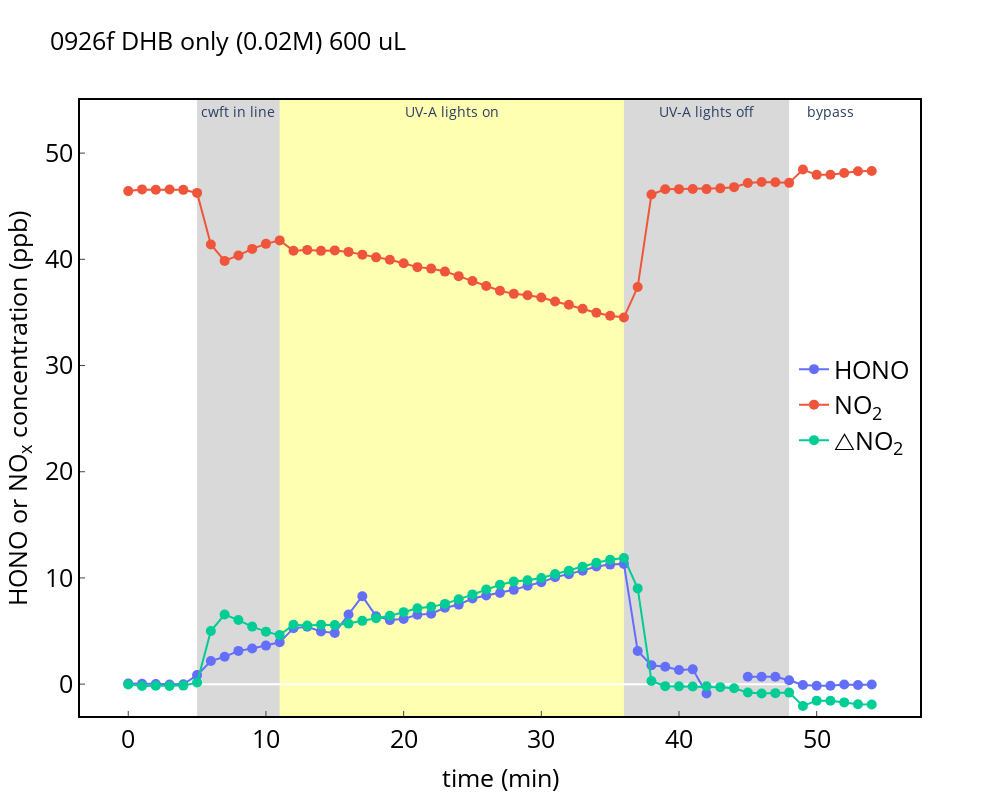

Notebook code for this chart:
### Code cell
# df=pd.merge(pd.merge(pd.merge(df_hono_icad,df_no2_icad,on='date_time'),df_nox_t200,on='date_time'),df_rh,on='date_time')
# df=pd.merge(pd.merge(df_hono_icad,df_no2_icad,on='date_time'),df_nox_t200,on='date_time')
df=pd.merge(df_hono_icad,df_no2_icad,on='date_time')

# correct HONO background
print(df[df['date_time'] == '2023-09-26 18:04:00'])

# df.hono=df.hono-df.hono[46:76].mean()
time_start=910-10
# df=df[time_start:time_start+110]
df=df[time_start:955]


x_minutes=(df['date_time'] - df['date_time'][time_start]).dt.total_seconds().div(60).astype(int)
df['x_minutes']=x_minutes
x= df.x_minutes
# x= df.date_time

fig_1= go.Figure()
fig_1.add_trace(go.Scatter(x=x,y=df.hono-1.5,yaxis = "y1",mode='markers+lines',marker_size=10,line_width=2,name="HONO"))
fig_1.add_trace(go.Scatter(x= x,y=df.no2,yaxis = "y1",mode='markers+lines',marker_size=10,line_width=2,name="NO<sub>2</sub>"))
fig_1.add_trace(go.Scatter(x= x,y=46.4-df.no2,yaxis = "y1",mode='markers+lines',marker_size=10,line_width=2,name="△NO<sub>2</sub>"))

# fig_1.add_trace(go.Scatter(x= df_nox_t200.x_minutes,y=df_nox_t200.no,yaxis = "y1",mode='markers+lines',marker_size=10,line_width=2,name="NO"))
# fig_1.add_trace(go.Scatter(x= df.date_time,y=df.no+df.no2+df.hono,yaxis = "y1",mode='markers+lines',marker_size=10,line_width=2,name="no"))
fig_1.update_layout(title='0926f DHB only (0.02M) 600 uL',titlefont=dict(color="black",size=25))
# fig_1.update_layout( bargap=0)
fig_1.update_layout(
  plot_bgcolor = 'white',paper_bgcolor = 'white',autosize=False,width=1000, height=800,
    xaxis=dict( title="time (min)",titlefont=dict(color="black",size=25),showline=True, mirror= True,tickfont=dict(color='black',size=25 ),linecolor="black", linewidth=2,ticks='inside'),
    yaxis=dict( title='HONO or NO<sub>x</sub> concentration (ppb)', 
               range=[-3,55],
               titlefont=dict(color="black",size=25),mirror= True,tickfont=dict(color='black',size=25 ),linecolor="black", linewidth=2,ticks='inside'),
    yaxis2=dict(title='',titlefont=dict(color="black",size=25),tickfont=dict(color="black" ,size=25),ticks='inside',anchor="free",overlaying="y", side="right", position=1, linecolor="black", linewidth=2,showticklabels = True) )
fig_1.update_layout(legend=dict(yanchor="top",y=0.6 ,xanchor="left",x=0.85,  font=dict( size=25,color="black")))
fig_1.update_layout(xaxis=dict(showgrid=False),
              yaxis=dict(showgrid=False)
)

fig_1.add_vrect(x0=5, x1=5+6,annotation_text="cwft in line",annotation_position="top",annotation_font_size=14,fillcolor="grey", opacity=0.3,layer="below", line_width=0)
fig_1.add_vrect(x0=11, x1=36,annotation_text="UV-A lights on", annotation_position="top",annotation_font_size=14,fillcolor="yellow", opacity=0.3,layer="below", line_width=0)
fig_1.add_vrect(x0=36, x1=48,annotation_text="UV-A lights off", annotation_position="top",annotation_font_size=14,fillcolor="grey", opacity=0.3,layer="below", line_width=0)
fig_1.add_vrect(x0=49 , x1=48+5,annotation_text="bypass", annotation_position="top",annotation_font_size=14,fillcolor="white", opacity=0.3,layer="below", line_width=0)


config = {'displayModeBar': True}

fig_1.show(config=config)
# fig_1.to_image('3.jpeg')

### Figure 1 — Plotly figure (JSON) as saved in the notebook; plotly's stock layout.template omitted (floating-point values rounded to 4 significant figures)
{"data": [{"line": {"width": 2}, "marker": {"size": 10}, "mode": "markers+lines", "name": "HONO", "type": "scatter", "x": [0, 1, 2, 3, 4, 5, 6, 7, 8, 9, 10, 11, 12, 13, 14, 15, 16, 17, 18, 19, 20, 21, 22, 23, 24, 25, 26, 27, 28, 29, 30, 31, 32, 33, 34, 35, 36, 37, 38, 39, 40, 41, 42, 43, 44, 45, 46, 47, 48, 49, 50, 51, 52, 53, 54], "y": [0.068, 0.0445, 0.009, -0.0335, -0.011, 0.8503, 2.171, 2.571, 3.132, 3.35, 3.627, 3.936, 5.271, 5.403, 4.957, 4.814, 6.564, 8.274, 6.398, 6.03, 6.135, 6.536, 6.627, 7.184, 7.473, 8.072, 8.347, 8.582, 8.878, 9.264, 9.586, 10.07, 10.35, 10.69, 11.07, 11.26, 11.32, 3.12, 1.78, 1.63, 1.336, 1.393, -0.889, null, null, 0.7007, 0.697, 0.699, 0.3632, -0.07883, -0.1505, -0.1468, -0.02983, -0.0866, -0.036], "yaxis": "y"}, {"line": {"width": 2}, "marker": {"size": 10}, "mode": "markers+lines", "name": "NO<sub>2</sub>", "type": "scatter", "x": [0, 1, 2, 3, 4, 5, 6, 7, 8, 9, 10, 11, 12, 13, 14, 15, 16, 17, 18, 19, 20, 21, 22, 23, 24, 25, 26, 27, 28, 29, 30, 31, 32, 33, 34, 35, 36, 37, 38, 39, 40, 41, 42, 43, 44, 45, 46, 47, 48, 49, 50, 51, 52, 53, 54], "y": [46.42, 46.58, 46.55, 46.57, 46.54, 46.25, 41.4, 39.85, 40.37, 40.98, 41.46, 41.78, 40.81, 40.89, 40.8, 40.84, 40.7, 40.44, 40.18, 39.95, 39.62, 39.26, 39.12, 38.84, 38.42, 37.95, 37.49, 37.04, 36.75, 36.62, 36.4, 36.03, 35.72, 35.34, 34.97, 34.69, 34.52, 37.39, 46.11, 46.59, 46.61, 46.62, 46.61, 46.68, 46.8, 47.18, 47.28, 47.25, 47.2, 48.45, 47.95, 47.97, 48.12, 48.29, 48.31], "yaxis": "y"}, {"line": {"width": 2}, "marker": {"size": 10}, "mode": "markers+lines", "name": "△NO<sub>2</sub>", "type": "scatter", "x": [0, 1, 2, 3, 4, 5, 6, 7, 8, 9, 10, 11, 12, 13, 14, 15, 16, 17, 18, 19, 20, 21, 22, 23, 24, 25, 26, 27, 28, 29, 30, 31, 32, 33, 34, 35, 36, 37, 38, 39, 40, 41, 42, 43, 44, 45, 46, 47, 48, 49, 50, 51, 52, 53, 54], "y": [-0.023, -0.1827, -0.1453, -0.1748, -0.1387, 0.147, 5.002, 6.551, 6.034, 5.419, 4.944, 4.617, 5.589, 5.512, 5.603, 5.561, 5.701, 5.96, 6.215, 6.446, 6.777, 7.136, 7.276, 7.556, 7.985, 8.45, 8.906, 9.363, 9.654, 9.781, 9.997, 10.37, 10.68, 11.06, 11.43, 11.71, 11.88, 9.014, 0.2942, -0.1888, -0.2078, -0.2192, -0.2098, -0.2817, -0.3952, -0.7807, -0.8756, -0.8499, -0.7987, -2.051, -1.552, -1.567, -1.72, -1.892, -1.91], "yaxis": "y"}], "layout": {"annotations": [{"font": {"size": 14}, "showarrow": false, "text": "cwft in line", "x": 8, "xanchor": "center", "xref": "x", "y": 1, "yanchor": "top", "yref": "y domain"}, {"font": {"size": 14}, "showarrow": false, "text": "UV-A lights on", "x": 23.5, "xanchor": "center", "xref": "x", "y": 1, "yanchor": "top", "yref": "y domain"}, {"font": {"size": 14}, "showarrow": false, "text": "UV-A lights off", "x": 42, "xanchor": "center", "xref": "x", "y": 1, "yanchor": "top", "yref": "y domain"}, {"font": {"size": 14}, "showarrow": false, "text": "bypass", "x": 51, "xanchor": "center", "xref": "x", "y": 1, "yanchor": "top", "yref": "y domain"}], "autosize": false, "height": 800, "legend": {"font": {"color": "black", "size": 25}, "x": 0.85, "xanchor": "left", "y": 0.6, "yanchor": "top"}, "paper_bgcolor": "white", "plot_bgcolor": "white", "shapes": [{"fillcolor": "grey", "layer": "below", "line": {"width": 0}, "opacity": 0.3, "type": "rect", "x0": 5, "x1": 11, "xref": "x", "y0": 0, "y1": 1, "yref": "y domain"}, {"fillcolor": "yellow", "layer": "below", "line": {"width": 0}, "opacity": 0.3, "type": "rect", "x0": 11, "x1": 36, "xref": "x", "y0": 0, "y1": 1, "yref": "y domain"}, {"fillcolor": "grey", "layer": "below", "line": {"width": 0}, "opacity": 0.3, "type": "rect", "x0": 36, "x1": 48, "xref": "x", "y0": 0, "y1": 1, "yref": "y domain"}, {"fillcolor": "white", "layer": "below", "line": {"width": 0}, "opacity": 0.3, "type": "rect", "x0": 49, "x1": 53, "xref": "x", "y0": 0, "y1": 1, "yref": "y domain"}], "title": {"font": {"color": "black", "size": 25}, "text": "0926f DHB only (0.02M) 600 uL"}, "width": 1000, "xaxis": {"linecolor": "black", "linewidth": 2, "mirror": true, "showgrid": false, "showline": true, "tickfont": {"color": "black", "size": 25}, "ticks": "inside", "title": {"font": {"color": "black", "size": 25}, "text": "time (min)"}}, "yaxis": {"linecolor": "black", "linewidth": 2, "mirror": true, "range": [-3, 55], "showgrid": false, "tickfont": {"color": "black", "size": 25}, "ticks": "inside", "title": {"font": {"color": "black", "size": 25}, "text": "HONO or NO<sub>x</sub> concentration (ppb)"}}, "yaxis2": {"anchor": "free", "linecolor": "black", "linewidth": 2, "overlaying": "y", "position": 1, "showticklabels": true, "side": "right", "tickfont": {"color": "black", "size": 25}, "ticks": "inside", "title": {"font": {"color": "black", "size": 25}, "text": ""}}}}
